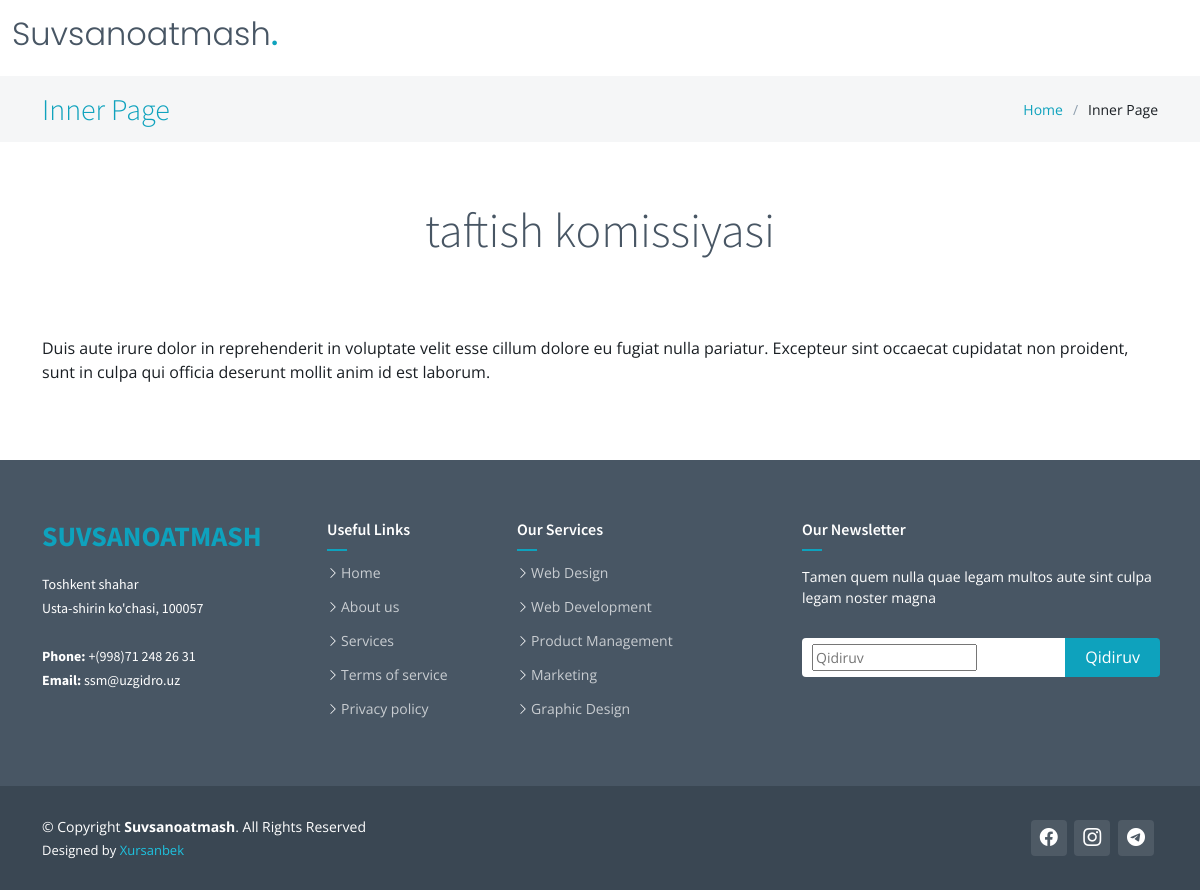
The app's page /page/page/ with its own data.
### app/models.py (models this page shows, shortened)
class Page(models.Model):
    title = models.CharField(max_length=100)
    body = RichTextUploadingField()
    slug = models.SlugField(null=True, blank=True)

### app/views.py (the view)
# urls.py: path("page/<slug:slug>/", PageView, name="page"),
def PageView(request, slug):
    menus = Menu.objects.all()
    page = Page.objects.get(slug=slug)
    context = {
        'page':page,
        'menus':menus,
    }
    return render(request, 'page.html', context)

### templates/page.html (shortened to what this page needs)
{% extends 'base.html' %}
{% load static %}
{% block content %}
<main id="main">
    <div class="breadcrumbs">
      <div class="container">
        <div class="d-flex justify-content-between align-items-center">
          <h2>Inner Page</h2>
          <ol>
            <li><a href="index.html">Home</a></li>
            <li>Inner Page</li>
          </ol>
        </div>
      </div>
    </div>
    <section class="inner-page">
      <div class="container" data-aos="fade-up">
        <div class="section-header">
          <h2>{{ page.title }}</h2>
        </div>
        <p>
            {{ page.body|safe }}
        </p>
      </div>
    </section>
  </main>
{% endblock content %}

### static/assets/css/variables.css (style rules this page uses)
:root { --font-default: 'Open Sans', system-ui, -apple-system, "Segoe UI", Roboto, "Helvetica Neue", Arial, "Noto Sans", "Liberation Sans", sans-serif, "Apple Color Emoji", "Segoe UI Emoji", "Segoe UI Symbol", "Noto Color Emoji"; --font-primary: 'Source Sans Pro', sans-serif; --font-secondary: 'Poppins', sans-serif; --color-default: #1a1f24; --color-default-rgb: 26, 31, 36; --color-links: #0ea2bd; --color-links-hover: #1ec3e0; --color-primary: #0ea2bd; --color-primary-light: #1ec3e0; --color-primary-dark: #0189a1; --color-primary-rgb: 14, 162, 189; --color-primary-light-rgb: 30, 195, 224; --color-primary-dark-rgb: 1, 137, 161; --color-secondary: #485664; --color-secondary-light: #8f9fae; --color-secondary-dark: #3a4753; --color-secondary-rgb: 72, 86, 100; --color-secondary-light-rgb: 143, 159, 174; --color-secondary-dark-rgb: 58, 71, 83; --color-blue: #0d6efd; --color-blue-rgb: 13, 110, 253; --color-indigo: #6610f2; --color-indigo-rgb: 102, 16, 242; --color-purple: #6f42c1; --color-purple-rgb: 111, 66, 193; --color-pink: #f3268c; --color-pink-rgb: 243, 38, 140; --color-red: #df1529; --color-red-rgb: 223, 21, 4; --color-orange: #fd7e14; --color-orange-rgb: 253, 126, 20; --color-yellow: #ffc107; --color-yellow-rgb: 255, 193, 7; --color-green: #059652; --color-green-rgb: 5, 150, 82; --color-teal: #20c997; --color-teal-rgb: 32, 201, 151; --color-cyan: #0dcaf0; --color-cyan-rgb: 13, 202, 240; --color-white: #ffffff; --color-white-rgb: 255, 255, 255; --color-gray: #6c757d; --color-gray-rgb: 108, 117, 125; --color-black: #000000; --color-black-rgb: 0, 0, 0; }
:root { --bs-blue: var(--color-blue); --bs-indigo: var(--color-indigo); --bs-purple: var(--color-purple); --bs-pink: var(--color-pink); --bs-red: var(--color-red); --bs-orange: var(--color-orange); --bs-yellow: var(--color-yellow); --bs-green: var(--color-green); --bs-teal: var(--color-teal); --bs-cyan: var(--color-cyan); --bs-white: var(--color-white); --bs-gray: var(--color-gray); --bs-gray-dark: #343a40; --bs-gray-100: #f8f9fa; --bs-gray-200: #e9ecef; --bs-gray-300: #dee2e6; --bs-gray-400: #ced4da; --bs-gray-500: #adb5bd; --bs-gray-600: #6c757d; --bs-gray-700: #495057; --bs-gray-800: #343a40; --bs-gray-900: #212529; --bs-primary: var(--color-blue); --bs-secondary: var(--color-blue); --bs-success: #198754; --bs-info: #0dcaf0; --bs-warning: #ffc107; --bs-danger: #dc3545; --bs-light: #f8f9fa; --bs-dark: #212529; --bs-primary-rgb: var(--color-primary-rgb); --bs-secondary-rgb: var(--color-secondary-rgb); --bs-success-rgb: 25, 135, 84; --bs-info-rgb: 13, 202, 240; --bs-warning-rgb: 255, 193, 7; --bs-danger-rgb: 220, 53, 69; --bs-light-rgb: 248, 249, 250; --bs-dark-rgb: 33, 37, 41; --bs-white-rgb: var(--color-white-rgb); --bs-black-rgb: var(--color-black-rgb); --bs-body-color-rgb: var(--color-default-rgb); --bs-body-bg-rgb: 255, 255, 255; --bs-font-sans-serif: var(--font-default); --bs-font-monospace: SFMono-Regular, Menlo, Monaco, Consolas, "Liberation Mono", "Courier New", monospace; --bs-gradient: linear-gradient(180deg, rgba(255, 255, 255, 0.15), rgba(255, 255, 255, 0)); --bs-body-font-family: var(--font-default); --bs-body-font-size: 1rem; --bs-body-font-weight: 400; --bs-body-line-height: 1.5; --bs-body-color: var(--color-default); --bs-body-bg: #fff; }

### static/assets/css/main.css (style rules this page uses)
:root { scroll-behavior: smooth; }
a { color: var(--color-links); text-decoration: none; }
h1, h2, h3, h4, h5, h6 { font-family: var(--font-primary); }
section { padding: 60px 0; overflow: hidden; }
.section-header { text-align: center; padding-bottom: 40px; }
.section-header h2 { font-size: 48px; font-weight: 300; margin-bottom: 20px; color: var(--color-secondary); }
.breadcrumbs { padding: 15px 0; background: rgba(var(--color-secondary-rgb), 0.05); min-height: 40px; margin-top: 76px; }
.breadcrumbs h2 { font-size: 30px; font-weight: 300; margin: 0; }
.breadcrumbs ol { display: flex; flex-wrap: wrap; list-style: none; padding: 0; margin: 0; font-size: 14px; }
.breadcrumbs ol li + li { padding-left: 10px; }
.breadcrumbs ol li + li::before { display: inline-block; padding-right: 10px; color: var(--color-secondary-light); content: "/"; }

### records on screen
Page: title "taftish komissiyasi", body "Duis aute irure dolor in reprehenderit in voluptate velit esse cillum dolore eu fugiat nulla pariatur. Excepteur sint occaecat cupidatat non proident, sunt in culpa qui officia deserunt mollit anim id est laborum."
